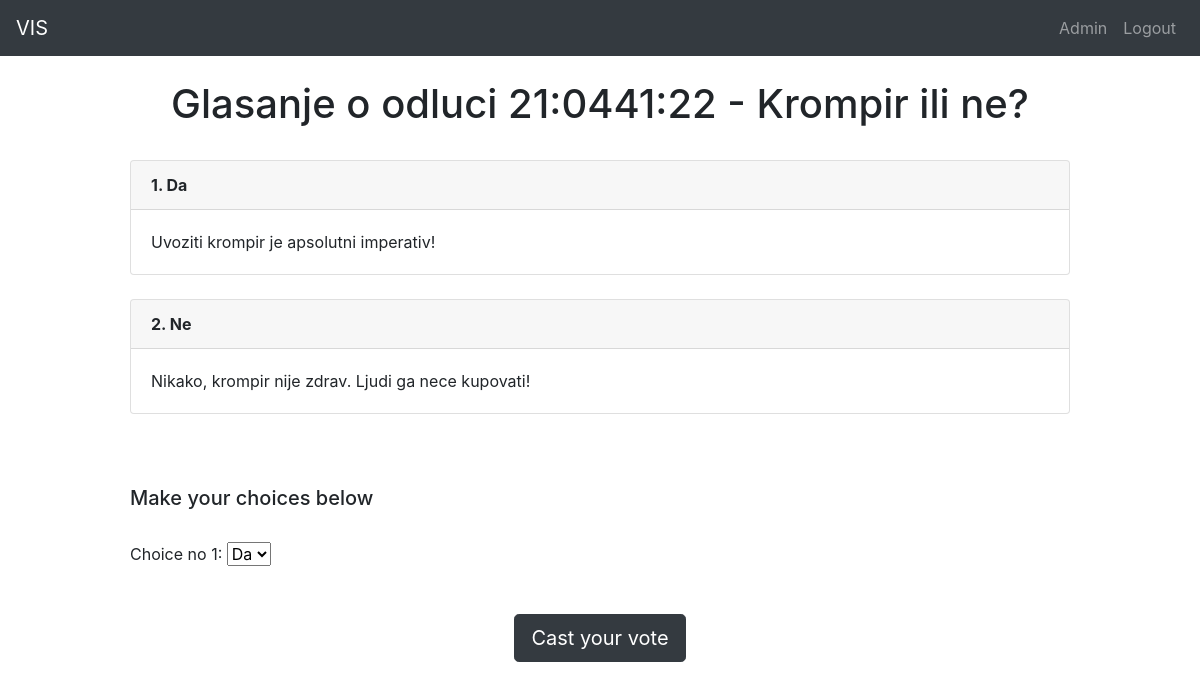
Screenshot of /project/voting_step2/9 (signed in) with the database file from the repository.
### project/models.py (models this page shows, shortened)
class Election(models.Model):
    election_type = models.ForeignKey(ElectionType, on_delete=models.CASCADE)
    base_unit = models.ForeignKey(
        VotingUnit, on_delete=models.CASCADE, blank=True, null=True)
    title = models.CharField(max_length=100)
    description = models.CharField(max_length=1000, blank=True)
    begin_datetime = models.DateTimeField()
    end_datetime = models.DateTimeField()

class Candidate(models.Model):
    election = models.ForeignKey(
        Election, on_delete=models.CASCADE, blank=True, null=True)
    name = models.CharField(max_length=100)
    description = models.CharField(max_length=1000, blank=True)
    class Meta:
        unique_together = (('election', 'name'),)

### project/views.py (the view)
# urls.py: path('voting_step2/<int:election_id>', views.voting_step2, name="voting_step2"),
@login_required()
def voting_step2(request, election_id):
    election = get_object_or_404(Election, pk=election_id)
    candidates = election.candidate_set.all()
    selection_range = list(
        range(1, election.election_type.candidate_selection_number + 1))
    context = {
        'election': election,
        'candidates': candidates,
        'selection_range': selection_range
    }
    return render(request, 'project/voting_step2.html', context)

### project/templates/project/voting_step2.html (shortened to what this page needs)
{% extends 'base.html' %}
{% block content %}
<h1 class="text-center">{{election.title}}</h1>
<br />
<div class="container">
    {% for candidate in candidates %}
    <div class="row">
        <div class="col">
            <div class="card">
                <div class="card-header">
                    <strong>{{forloop.counter}}. {{candidate.name}}</strong>
                </div>
                <div class="card-body">
                    {{candidate.description}}
                </div>
            </div>
        </div>
    </div>
    <br />
    {% endfor %}
</div>
<br />
<br />
<div class="container">
    <h5>Make your choices below</h5>
    <br />
    <form action="{% url 'project:cast_vote' election.id %}" method="POST">
        {% for i in selection_range %}
        <div class="form-group">
            <label for="choice_{{i}}">Choice no {{i}}:</label>
            <select name="choice_{{i}}" id="choice_{{i}}">
                {% for candidate in candidates %}
                <option value="{{candidate.id}}">{{candidate.name}}</option>
                {% endfor %}
            </select>
        </div>
        <br />
        {% endfor %}
        <div class="text-center">
            <button type="submit" class="btn btn-dark btn-lg" onclick="return confirm('Are you sure?')">Cast your vote</button>
        </div>
    </form>
</div>
{% endblock content %}

### rows the page displays
Election: title "Glasanje o odluci 21:0441:22 - Krompir ili ne?"
Candidate: name "Da", description "Uvoziti krompir je apsolutni imperativ!"
Candidate: name "Ne", description "Nikako, krompir nije zdrav. Ljudi ga nece kupovati!"

### other values shown
{{ i }} "1"
form field value "Da"
